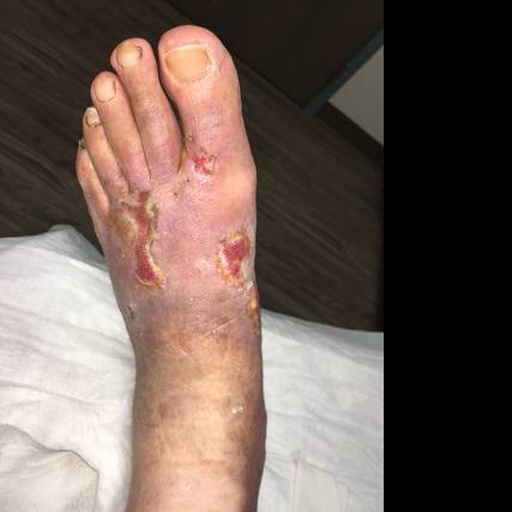
#> input picture data/test_samples/fusc_0930.png, 512 x 512 px
$ python -i postprocess.py   (imports and definitions only)
#> lines starting #> are read from the running program, lines starting #| are printed output that depends on the picture; after the words box and inside, x2 and y2 are one past the last pixel; in counts of white or black regions, pixels touching at a corner belong together
import numpy as np
import cv2
from datetime import datetime
from typing import List, Dict, Tuple

class WoundMeasurement:
    """
    Clinically accurate area calculation and longitudinal tracking.
    """

    # Constants
    REFERENCE_MARKER_AREA_CM2 = 3.14  # Example: Area of a 2cm diameter sticker (pi * r^2)

    # [24 lines left out: function calculate_area, not called in this run]

    @staticmethod
    def get_reference_marker_mask(image_rgb: np.ndarray) -> np.ndarray:
        """
        Heuristic: Detect Green Sticker using HSV Color Thresholding.
        (Since we removed the ML-based marker detector to save time/compute).
        """
        hsv = cv2.cvtColor(image_rgb, cv2.COLOR_RGB2HSV)
#> hsv: shape (512, 512, 3); mean H, S, V 11.5, 49.9, 112.1

        # Define Green color range (Adjust based on your specific sticker)
        lower_green = np.array([40, 40, 40])
        upper_green = np.array([80, 255, 255])

        mask = cv2.inRange(hsv, lower_green, upper_green)
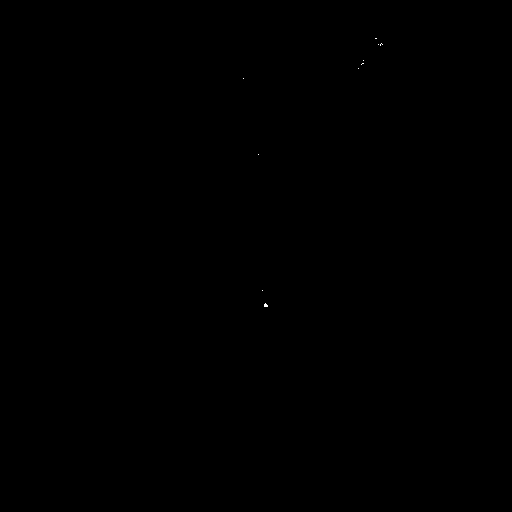
#> mask: shape (512, 512); 0.01% white in thin lines or dots, all inside (x1, y1, x2, y2) = (243, 38, 383, 307)

        # Morphological clean up (remove noise dots)
        kernel = np.ones((5,5), np.uint8)
        mask = cv2.morphologyEx(mask, cv2.MORPH_OPEN, kernel)
#> mask: shape (512, 512); every value is 0

        return mask

class HealingTrajectory:
    """
    Tracks progress over time.
    """

    # [45 lines left out: function calculate_progress, not called in this run]

>>> import cv2
>>> picture = cv2.cvtColor(cv2.imread('../../data/test_samples/fusc_0930.png'), cv2.COLOR_BGR2RGB)
>>> result = WoundMeasurement().get_reference_marker_mask(picture)
